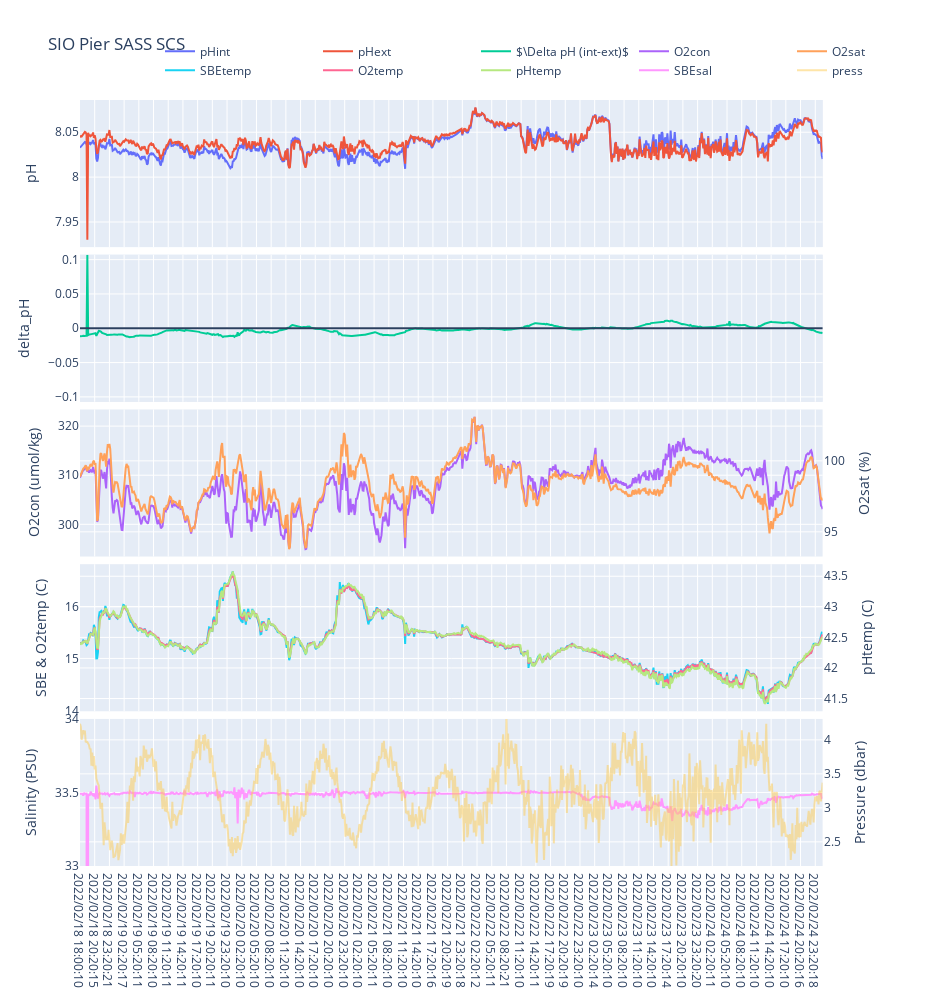

Here is the notebook cell this chart was saved with:
### Code cell
plot_all.plot_all(datetime,pHint_SBE,pHext_SBE,df.O2con,df.O2sat,df.SBEtemp,df.O2temp,df.pHtemp,df.SBEsal,df.press)
fig.show()

### Figure 1 — Plotly figure (JSON) as saved in the notebook; plotly's stock layout.template omitted (floating-point values rounded to 4 significant figures; data arrays with more than 128 entries replaced by an {"elided": "..."} marker saying what was removed)
{"data": [{"name": "pHint", "type": "scatter", "x": {"elided": "910 str values"}, "xaxis": "x5", "y": {"elided": "910 float values"}, "yaxis": "y"}, {"name": "pHext", "type": "scatter", "x": {"elided": "910 str values"}, "xaxis": "x5", "y": {"elided": "910 float values"}, "yaxis": "y"}, {"name": "$\\Delta pH (int-ext)$", "type": "scatter", "x": {"elided": "910 str values"}, "xaxis": "x5", "y": {"elided": "910 float values"}, "yaxis": "y3"}, {"name": "O2con", "type": "scatter", "x": {"elided": "910 str values"}, "xaxis": "x5", "y": {"elided": "910 float values"}, "yaxis": "y5"}, {"name": "O2sat", "type": "scatter", "x": {"elided": "910 str values"}, "xaxis": "x5", "y": {"elided": "910 float values"}, "yaxis": "y6"}, {"name": "SBEtemp", "type": "scatter", "x": {"elided": "910 str values"}, "xaxis": "x5", "y": {"elided": "910 float values"}, "yaxis": "y7"}, {"name": "O2temp", "type": "scatter", "x": {"elided": "910 str values"}, "xaxis": "x5", "y": {"elided": "910 float values"}, "yaxis": "y7"}, {"name": "pHtemp", "type": "scatter", "x": {"elided": "910 str values"}, "xaxis": "x5", "y": {"elided": "910 float values"}, "yaxis": "y8"}, {"name": "SBEsal", "type": "scatter", "x": {"elided": "910 str values"}, "xaxis": "x5", "y": {"elided": "910 float values"}, "yaxis": "y9"}, {"name": "press", "opacity": 0.5, "type": "scatter", "x": {"elided": "910 str values"}, "xaxis": "x5", "y": {"elided": "910 float values"}, "yaxis": "y10"}], "layout": {"height": 1000, "hovermode": "x unified", "legend": {"orientation": "h", "x": 1, "xanchor": "right", "y": 1.02, "yanchor": "bottom"}, "shapes": [{"type": "line", "x0": 0, "x1": 1, "xref": "x2 domain", "y0": 0, "y1": 0, "yref": "y3"}, {"type": "line", "x0": "2022/02/18 18:04:14", "x1": "2022/02/18 18:04:14", "xref": "x", "y0": 0, "y1": 1, "yref": "y domain"}, {"type": "line", "x0": "2022/02/18 18:04:14", "x1": "2022/02/18 18:04:14", "xref": "x2", "y0": 0, "y1": 1, "yref": "y3 domain"}], "title": {"text": "SIO Pier SASS SCS"}, "width": 950, "xaxis": {"anchor": "y", "domain": [0, 0.94], "matches": "x5", "showticklabels": false}, "xaxis2": {"anchor": "y3", "domain": [0, 0.94], "matches": "x5", "showticklabels": false}, "xaxis3": {"anchor": "y5", "domain": [0, 0.94], "matches": "x5", "showticklabels": false}, "xaxis4": {"anchor": "y7", "domain": [0, 0.94], "matches": "x5", "showticklabels": false}, "xaxis5": {"anchor": "y9", "domain": [0, 0.94]}, "yaxis": {"anchor": "x", "domain": [0.808, 1], "title": {"text": "pH"}}, "yaxis10": {"anchor": "x5", "overlaying": "y9", "range": [2.145, 4.308], "side": "right", "title": {"text": "Pressure (dbar)"}}, "yaxis2": {"anchor": "x", "overlaying": "y", "side": "right"}, "yaxis3": {"anchor": "x2", "domain": [0.606, 0.798], "range": [-0.1072, 0.1072], "title": {"text": "delta_pH"}}, "yaxis4": {"anchor": "x2", "overlaying": "y3", "range": [-0.1072, 0.1072], "side": "right"}, "yaxis5": {"anchor": "x3", "domain": [0.404, 0.596], "title": {"text": "O2con (umol/kg)"}}, "yaxis6": {"anchor": "x3", "overlaying": "y5", "side": "right", "title": {"text": "O2sat (%)"}}, "yaxis7": {"anchor": "x4", "domain": [0.202, 0.394], "title": {"text": "SBE & O2temp (C)"}}, "yaxis8": {"anchor": "x4", "overlaying": "y7", "side": "right", "title": {"text": "pHtemp (C)"}}, "yaxis9": {"anchor": "x5", "domain": [0, 0.192], "range": [33, 34], "title": {"text": "Salinity (PSU)"}}}}
